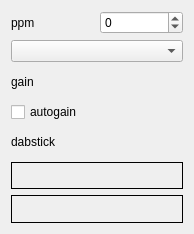
<?xml version="1.0" encoding="UTF-8"?>
<ui version="4.0">
 <class>dabstickWidget</class>
 <widget class="QWidget" name="dabstickWidget">
  <property name="geometry">
   <rect>
    <x>0</x>
    <y>0</y>
    <width>194</width>
    <height>234</height>
   </rect>
  </property>
  <property name="windowTitle">
   <string>RT2832 dabstick</string>
  </property>
  <layout class="QVBoxLayout" name="verticalLayout">
   <item>
    <layout class="QHBoxLayout" name="horizontalLayout">
     <item>
      <widget class="QLabel" name="label_4">
       <property name="text">
        <string>ppm</string>
       </property>
      </widget>
     </item>
     <item>
      <widget class="QSpinBox" name="ppm_correction">
       <property name="minimum">
        <number>-500</number>
       </property>
       <property name="maximum">
        <number>500</number>
       </property>
      </widget>
     </item>
    </layout>
   </item>
   <item>
    <layout class="QHBoxLayout" name="horizontalLayout_2">
     <item>
      <widget class="QComboBox" name="gainControl">
       <property name="sizePolicy">
        <sizepolicy hsizetype="Ignored" vsizetype="Fixed">
         <horstretch>0</horstretch>
         <verstretch>0</verstretch>
        </sizepolicy>
       </property>
       <property name="toolTip">
        <string>&lt;html&gt;&lt;head/&gt;&lt;body&gt;&lt;p&gt;Set gain in dB, only possible values are displayed.&lt;/p&gt;&lt;/body&gt;&lt;/html&gt;</string>
       </property>
      </widget>
     </item>
    </layout>
   </item>
   <item>
    <widget class="QLabel" name="label_5">
     <property name="text">
      <string>gain</string>
     </property>
    </widget>
   </item>
   <item>
    <widget class="QCheckBox" name="agcControl">
     <property name="text">
      <string>autogain</string>
     </property>
    </widget>
   </item>
   <item>
    <widget class="QLabel" name="label">
     <property name="text">
      <string>dabstick</string>
     </property>
    </widget>
   </item>
   <item>
    <widget class="QLabel" name="product_display">
     <property name="frameShape">
      <enum>QFrame::Box</enum>
     </property>
     <property name="text">
      <string/>
     </property>
    </widget>
   </item>
   <item>
    <widget class="QLabel" name="deviceVersion">
     <property name="toolTip">
      <string>&lt;html&gt;&lt;head/&gt;&lt;body&gt;&lt;p&gt;Device name&lt;/p&gt;&lt;/body&gt;&lt;/html&gt;</string>
     </property>
     <property name="frameShape">
      <enum>QFrame::Box</enum>
     </property>
     <property name="text">
      <string/>
     </property>
    </widget>
   </item>
  </layout>
 </widget>
 <resources/>
 <connections/>
</ui>
